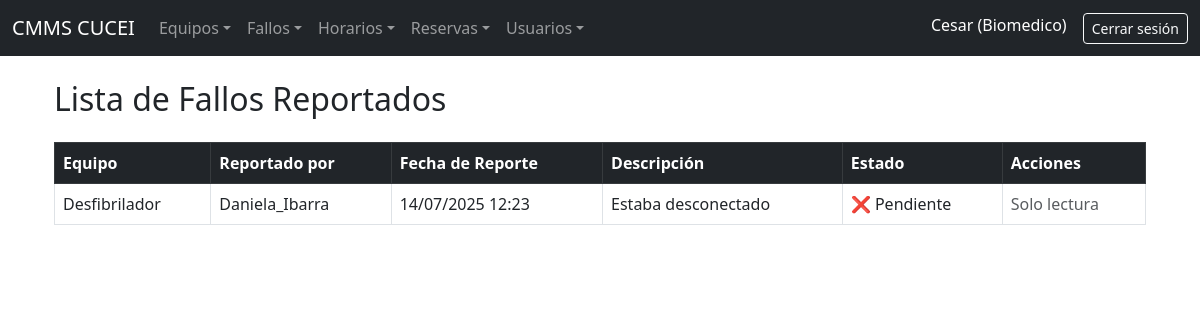
Screenshot of /fallos/ (signed in) with the database file from the repository.
### CMMS_Lab/models.py (models this page shows, shortened)
class PerfilUsuario(models.Model):
    user = models.OneToOneField(User, on_delete=models.CASCADE)
    rol = models.CharField(max_length=20, choices=[
        ('estudiante', 'Estudiante'),
        ('biomedico', 'Biomedico'),
        ('admin_sistema', 'Administrador del sistema'),
    ])
    matricula = models.CharField(max_length=20, blank=True, null=True)
    telefono = models.CharField(max_length=15, blank=True, null=True)
    especialidad = models.CharField(max_length=100, blank=True, null=True)

class FalloReportado(models.Model):
    equipo = models.ForeignKey(EquipoMedico, on_delete=models.CASCADE)
    reportado_por = models.ForeignKey(User, on_delete=models.SET_NULL, null=True)
    fecha_reporte = models.DateTimeField(auto_now_add=True)
    descripcion = models.TextField()
    atendido = models.BooleanField(default=False)
    fecha_solucion = models.DateTimeField(null=True, blank=True)
    solucionado_por = models.ForeignKey(User, on_delete=models.SET_NULL, null=True, blank=True, related_name='fallos_solucionados')

class EquipoMedico(models.Model):
    nombre = models.CharField(max_length=100)
    modelo = models.CharField(max_length=100, blank=True)
    fabricante = models.CharField(max_length=100, blank=True)
    numero_serie = models.CharField(max_length=100, unique=True)
    ubicacion = models.CharField(max_length=100)
    estado = models.CharField(max_length=20, choices=[
        ('disponible', 'Disponible'),
        ('reservado', 'Reservado'),
        ('en_mantenimiento', 'En mantenimiento'),
        ('fuera_de_servicio', 'Fuera de servicio'),
    ])
    fecha_adquisicion = models.DateField(null=True, blank=True)
    mantenimiento_preventivo = models.DateField(null=True, blank=True)
    imagen = models.ImageField(upload_to='equipos/', blank=True, null=True)

### CMMS_Lab/views.py (the view)
# urls.py: path('fallos/', views.lista_fallos, name='lista_fallos'),
@login_required
def lista_fallos(request):
    fallos = FalloReportado.objects.all().order_by('-fecha_reporte')  # Orden de más recientes primero
    return render(request, 'fallos/lista.html', {'fallos': fallos})

### CMMS_Lab/templates/fallos/lista.html
{% extends 'base.html' %}
{% block content %}
<div class="container">
    <h2 class="mb-4">Lista de Fallos Reportados</h2>
    {% if fallos %}
        <table class="table table-bordered table-hover">
            <thead class="table-dark">
                <tr>
                    <th>Equipo</th>
                    <th>Reportado por</th>
                    <th>Fecha de Reporte</th>
                    <th>Descripción</th>
                    <th>Estado</th>
                    <th>Acciones</th>
                </tr>
            </thead>
            <tbody>
                {% for fallo in fallos %}
                <tr>
                    <td>{{ fallo.equipo.nombre }}</td>
                    <td>{{ fallo.reportado_por.username }}</td>
                    <td>{{ fallo.fecha_reporte|date:"d/m/Y H:i" }}</td>
                    <td>{{ fallo.descripcion }}</td>
                    <td>
                        {% if fallo.atendido %}
                            ✅ Atendido
                        {% else %}
                            ❌ Pendiente
                        {% endif %}
                    </td>
                    <td>
                        {% if request.user.perfilusuario.rol == 'admin_sistema' %}
                            <a href="{% url 'editar_fallo' fallo.id %}" class="btn btn-sm btn-warning">Editar</a>
                        {% else %}
                            <span class="text-muted">Solo lectura</span>
                        {% endif %}
                    </td>
                </tr>
                {% endfor %}
            </tbody>
        </table>
    {% else %}
        <p class="text-muted">No hay fallos reportados todavía.</p>
    {% endif %}
</div>
{% endblock %}

### CMMS_Lab/templates/base.html (shortened to what this page needs)
<!DOCTYPE html>
<html lang="es">
<head>
    <link href="https://cdn.jsdelivr.net/npm/bootstrap@5.3.0/dist/css/bootstrap.min.css" rel="stylesheet">
</head>
<body>
    <nav class="navbar navbar-expand-lg navbar-dark bg-dark">
        <div class="container-fluid">
            <a class="navbar-brand" href="{% url 'dashboard' %}">CMMS CUCEI</a>
            <div class="collapse navbar-collapse" id="navbarCMMS">
                {% if user.is_authenticated %}
                    {% with rol=user.perfilusuario.rol %}
                    <ul class="navbar-nav me-auto mb-2 mb-lg-0">
                        <li class="nav-item dropdown">
                            <a class="nav-link dropdown-toggle" href="#" data-bs-toggle="dropdown">Equipos</a>
                        </li>
                        <li class="nav-item dropdown">
                            <a class="nav-link dropdown-toggle" href="#" data-bs-toggle="dropdown">Fallos</a>
                        </li>
                        {% if rol != 'estudiante' %}
                        <li class="nav-item dropdown">
                            <a class="nav-link dropdown-toggle" href="#" data-bs-toggle="dropdown">Horarios</a>
                        </li>
                        {% endif %}
                        {% if rol in 'admin_sistema' or rol == 'biomedico' %}
                        <li class="nav-item dropdown">
                            <a class="nav-link dropdown-toggle" href="#" data-bs-toggle="dropdown">Reservas</a>
                        </li>
                        {% endif %}
                        <li class="nav-item dropdown">
                            <a class="nav-link dropdown-toggle" href="#" data-bs-toggle="dropdown">Usuarios</a>
                        </li>
                    </ul>
                    <ul class="navbar-nav ms-auto">
                        <li class="nav-item">
                            <span class="navbar-text text-white me-3">
                                {{ user.username }} ({{ rol|title }})
                            </span>
                        </li>
                        <li class="nav-item">
                            <a class="btn btn-outline-light btn-sm" href="{% url 'logout' %}">Cerrar sesión</a>
                        </li>
                    </ul>
                    {% endwith %}
                {% else %}
                    <ul class="navbar-nav ms-auto">
                        <li class="nav-item">
                            <a class="btn btn-outline-light" href="{% url 'login' %}">Iniciar sesión</a>
                        </li>
                    </ul>
                {% endif %}
            </div>
        </div>
    </nav>
    <div class="container mt-4">
        {% block content %}
        {% endblock %}
    </div>
</body>
</html>

### rows the page displays
PerfilUsuario: rol "Biomedico"
FalloReportado: equipo.nombre "Desfibrilador", reportado_por.username "Daniela_Ibarra", fecha_reporte "14/07/2025 12:23", descripcion "Estaba desconectado", atendido "❌ Pendiente"

### other values shown
{{ user.username }} "Cesar"
